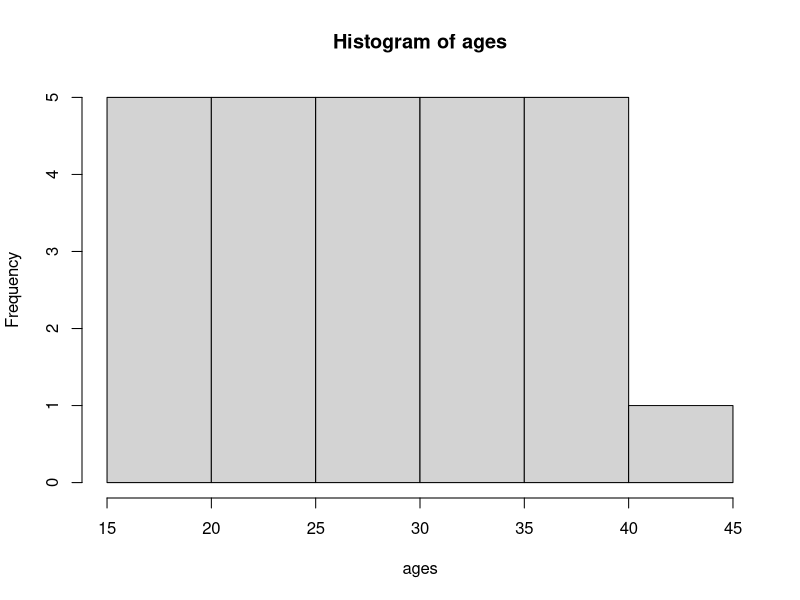

Recreate this plot in R.

# Manjil Shrestha
# 20180802
# Course: Data Analysis and Statistics
# Data Analysis Final Assignment

# This script is to investigate how the availability and variability of resources affect the individual
# fitness, the total reproductive output and the age of female Orcas at death. The investigation
# seeks to support a better understanding of the effect of the environment on both the fitness
# of an individual Orca and the reproductive ability of an entire Orca population.
# The investigation will be done by means of a simulation programmed in R. You will gradually
# build up and then run a simulation of the reproductive life histories of thousands of female
# Orcas that allows you to generate data that can be analyzed with respect to the given
# research objective

#----------------------------------------------------------
# Reset R's brain
#----------------------------------------------------------
rm(list=ls())

# co, track the condition of each individual female
# At recruitment (i.e. when they become reproductively active), females
# have a normal distribution of conditions with mean 100 and standard deviation 10.
mean <- 100
standard_deviation <- 10
co <- rnorm(1, mean, standard_deviation)

# variable age to track the age of a single female. Set age to the appropriate
# value for a female that has just become recruited
age <- 15

# The variable alive will take the value 1 if a female is still alive in any given year,
# and zero if it has died. Set it to 1, to begin with.
alive <- 1

# The quality and variability of the environment will determine the ability of an individual to
# improve its condition. The influence of the environment will be represented by the
# variables enMu and enSD. A high value of enMu will indicate a rich environment and a
# high value of enSD will indicate a variable environment. To begin with, set these values
# to 0 and 20 respectively.

# default
#enMu <- 0
#enSD <- 20

# scenario 1
enMu <- 20
enSD <- 1

# The variable sr will represent the survival rate within the population of reproductive
# female whales (i.e. probability of a randomly selected whale from that population of
# surviving a year). To begin with, set sr to 0.8.
sr <- 0.8

# The variables s0 and s1 are used to describe the relationship between the condition of a
# whale and its probability of survival and hence will be used to model the influence of the
# whales condition on its probability of survival. Set s0 to -2 and s1 to 0.05.
s0 <- -2
s1 <- 0.05

# if a female has calf, set to 1 else 0
calf <- 0

# track the age of a calf
calfage <- 0

# track the number of calves that become independent of their mothers
offspring <- 0

# breeding probability of a reproductive female whales
b <- 0

# the relationship between the condition of a whale and its breeding probability and hence will
# be used to model the influence of the whales condition on its breeding probability
b0 <- -10
b1 <- 0.1

# effect of annual maternal investment on a female’s condition
inv <- 10

# store the total number of offspring that reach recruitment from each female whale and
# the age at which females stop breeding
recruits <- c()
ages <- c()

# simulate 1000 female life histories
# loop that runs while a female is alive and of a reproductive age.
i <- 1
while (i <= 1000) {
    while (alive == 1 && age <= 40) {
        # allow the whale to survive with the probability sr
        # We assume that these annual condition increments are normally distributed and independent
        # between successive years. enMu represents the mean and enSD represents the standard deviation
        # of that distribution. annual increment of the individual condition

        x1 <- rbinom(1, 1, sr)
        x2 <- rnorm(1, enMu, enSD)

        co <- co + x2
        sr <- exp(s0 + s1 * co) / (1 + exp(s0 + s1 * co))

        if (x1 == 1) {
            age <- age + 1
        } else {
            alive <- 0
        }

        if (calf == 0) {
            b <- exp(b0 + b1 * co) / (1 + exp(b0 + b1 * co))

            # Bernoulli trial (i.e. a binomial experiment with one trial), to simulate the event of birth
            x3 <- rbinom(1, 1, b)
            if (x3 == 1) {
                calf <- 1
            }
        } else if (calf == 1) {
            b0 <- b0 -inv

            # check calfs survival rate, set calf and calfage to 0 if died, else increment age by 1
            calf_survival <- rbinom(1, 1, b1)
            if (calf_survival == 0) {
                calf <- 0
                calfage <- 0
            } else {
                calfage <- calfage + 1
            }
        }

        # check calf reached the age of independence, if yes, increase number of mothers offspring
        # and, reset calf and calfage to 0
        if (calfage == 4) {
            offspring <- offspring + 1
            calf <- 0
            calfage <- 0
        }

        # storing the female's final age and its total number of recruited offspring into the lists
        # ages and recruits respectively
        recruits <- c(recruits, offspring)
        ages <- c(ages, age)
    }
    i <- i + 1
}

# plot histogram of ages
hist(ages)
